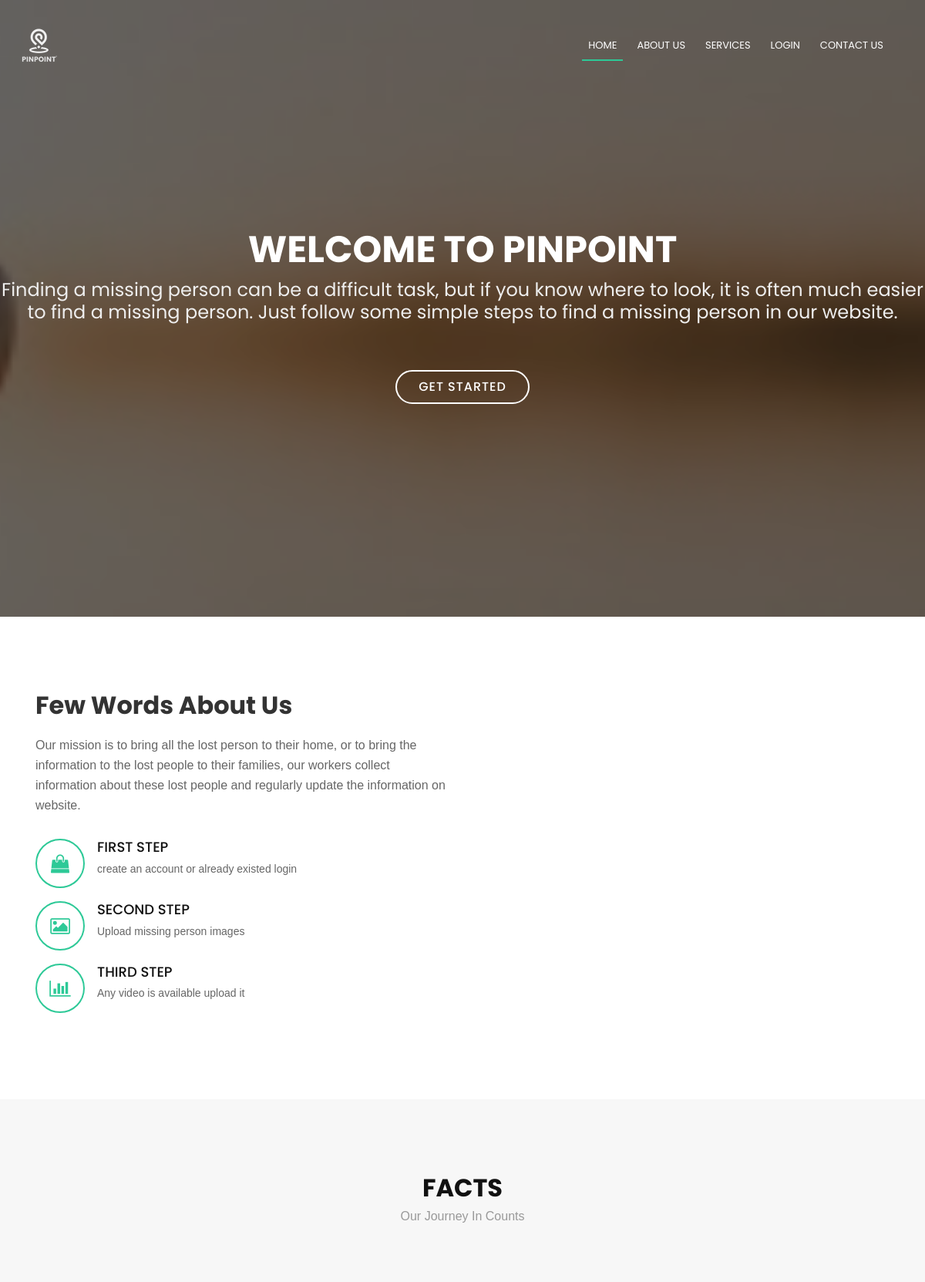
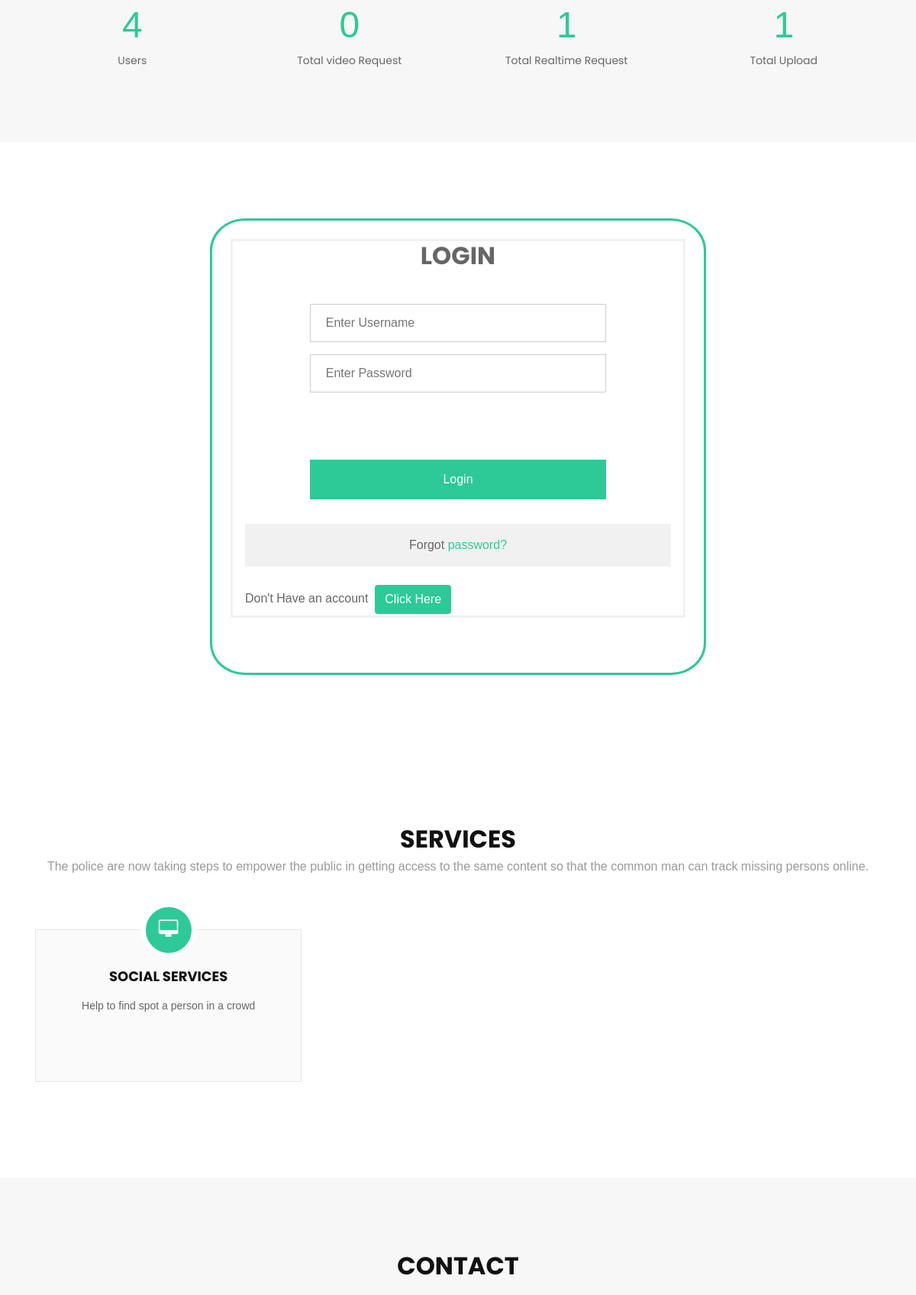
The page / (upper part) on the database its author committed (2 pictures, top to bottom).
### app.py (models this page shows, shortened)
class Count(db.Model):
    __tablename__ = 'Count'
    id = db.Column(db.Integer, primary_key=True)
    Ordinary = db.Column(db.Integer)
    Authority = db.Column(db.Integer)
    Admin = db.Column(db.Integer)
    Third_party = db.Column(db.Integer)
    Total_Real= db.Column(db.Integer)
    Total_upload = db.Column(db.Integer)
    Total_request = db.Column(db.Integer)
    Total_crowd = db.Column(db.Integer)
    Threshhold = db.Column(db.Integer)

### app.py (the view)
@app.route('/')
def index():
    value = Count.query.filter_by(id = 1).first()
    return render_template('index.html',value = value)

### templates/index.html (shortened to what this page needs)
{% extends 'base/base.html' %}
{% block navbar %}
      <nav id="nav-menu-container">
        <ul class="nav-menu">
          <li class="menu-active"><a href="/">Home</a></li>
          <li><a href="#about">About Us</a></li>
          <li><a href="#services">Services</a></li>
          <li><a href="#login">Login</a></li>
          <li><a href="#contact">Contact Us</a></li>
        </ul>
      </nav>
      {% endblock %}
{% block body %}
    {% include 'base/content.html' %}
{% endblock %}

### templates/base/content.html (shortened to what this page needs)
<section id="hero">
    <div class="hero-container">
      <h1>Welcome to PINPOINT</h1>
      <h2>Finding a missing person can be a difficult task, but if you know where to look, it is often much easier to find a missing person. Just follow some simple steps to find a missing person in our website. </h2>
      <a href="#about" class="btn-get-started">Get Started</a>
    </div>
  </section>
  <main id="main">
    <section id="about">
      <div class="container">
        <div class="row about-container">
          <div class="col-lg-6 content order-lg-1 order-2">
            <h2 class="title">Few Words About Us</h2>
            <p>
              Our mission is to bring all the lost person to their home, or to bring the information to the lost people to their families, our workers collect information about these lost people and regularly update the information on website.
            </p>
            <div class="icon-box wow fadeInUp">
              <div class="icon"><i class="fa fa-shopping-bag"></i></div>
              <h4 class="title"><a href="">First Step </a></h4>
              <p class="description">create an account or already existed login</p>
            </div>
            <div class="icon-box wow fadeInUp" data-wow-delay="0.2s">
              <div class="icon"><i class="fa fa-photo"></i></div>
              <h4 class="title"><a href="">Second step </a></h4>
              <p class="description">Upload missing person images</p>
            </div>
            <div class="icon-box wow fadeInUp" data-wow-delay="0.4s">
              <div class="icon"><i class="fa fa-bar-chart"></i></div>
              <h4 class="title"><a href="">Third step</a></h4>
              <p class="description">Any video is available upload it</p>
            </div>
          </div>
      </div>
    </section>
    <section id="facts">
      <div class="container wow fadeIn">
        <div class="section-header">
          <h3 class="section-title">Facts</h3>
          <p class="section-description">Our Journey In Counts</p>
        </div>
        <div class="row counters">
  				<div class="col-lg-3 col-6 text-center">
            <span data-toggle="counter-up">{{ value.Ordinary + value.Authority + value.Admin + value.Third_party }}</span>
            <p>Users</p>
  				</div>
          <div class="col-lg-3 col-6 text-center">
            <span data-toggle="counter-up">{{ value.Total_request }}</span>
            <p>Total video Request</p>
  				</div>
          <div class="col-lg-3 col-6 text-center">
            <span data-toggle="counter-up">{{ value.Total_Real }}</span>
            <p>Total Realtime Request</p>
          </div>
          <div class="col-lg-3 col-6 text-center">
            <span data-toggle="counter-up">{{ value.Total_upload }}</span>
            <p>Total Upload </p>
  				</div>
  			</div>
      </div>
    </section>
<div class="container-fluid" style="margin-top: 100px; margin-bottom: 100px;padding: 2%; border-style: solid;
border-color:#2dc997; border-radius: 7%; max-width: 650px;">
<form action="/login" method="POST">
  <h2 style="text-align: center;font-weight: bold;"id ="login">LOGIN </h2>
 <center>
  <div class="container">
    <form action="" id ="signin" method ="POST" onsubmit="javascript:codevalidate(); return false;">
    <div class="col-xs-12 col-sm-6 col-md-9 ">
    <input type="text" placeholder="Enter Username" name="uname" id="uname" title="It contain letters and numbers only"  required>
    <br>
    <input type="password" placeholder="Enter Password" id ="psw" name="psw"  pattern="[0-9a-zA-Z].{8,}" title="It includes  numbers , uppercase,lowercase letter, and at least 8 or more characters required (Max length:12)" required >
    <br>
    <br><br>
    <button  type="submit" id="loginbutton" style="background-color:#2dc997;" >Login</button><br>
    <br>
  </div>
</form>
  <div class="container" style="background-color:#f1f1f1;">
    <span class="psw">Forgot <a style="color:#2dc997;" href="/forgot" >password?</a></span>
  </div><br>
  <p style="float: left;"><label>Don't Have an account</label>&nbsp;&nbsp;<a style = "text-decoration: none; color: white;background-color: #2dc997;"type="submit" data-toggle="modal" data-target="#modalLRForm"  class = "btn">Click Here</a></p><br>
</center> <br><br>
</form>
</div>
    <section id="services">
      <div class="container wow fadeIn">
        <div class="section-header">
          <h3 class="section-title">Services</h3>
          <p class="section-description"> The police are now taking steps to empower the public in getting access to the same content so that the common man can track missing persons online.</p>
        </div>
        <div class="row">
          <div class="col-lg-4 col-md-6 wow fadeInUp" data-wow-delay="0.2s">
            <div class="box">
              <div class="icon"><a href=""><i class="fa fa-desktop"></i></a></div>
              <h4 class="title"><a  href="">social services</a></h4>
              <p class="description">Help to find spot a person in a crowd</p>
            </div>
          </div>
      </div>
    </section>
    {% include 'base/contact.html' %}
  </main>

### rows shown on the page
Count: Ordinary+Authority+Admin "4", Total_request "0", Total_Real "1", Total_upload "1"
